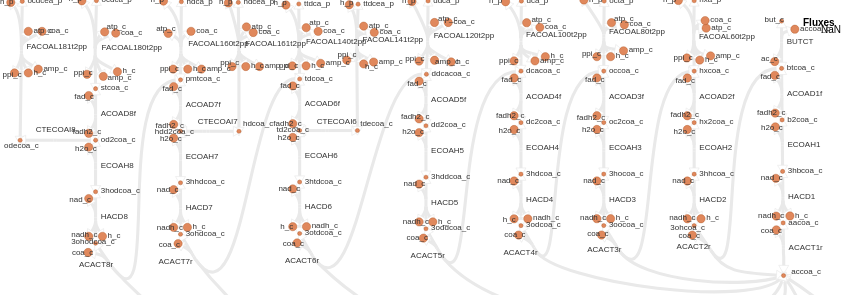

Vega-Lite specification stored for this chart:
### Vega specification from a JSON file in a GitHub repository (floating-point values rounded to 4 significant figures; data arrays with more than 128 entries replaced by an {"elided": "..."} marker saying what was removed)
{"$schema": "https://vega.github.io/schema/vega/v5.json", "width": 860, "height": 295.6, "padding": 0, "autosize": "none", "signals": [{"name": "mapMaxX", "value": 800}, {"name": "mapMaxY", "value": 275.6}, {"name": "legendWidth", "value": 40}, {"name": "legendPadding", "value": 20}, {"name": "signalHeight", "value": 20}, {"name": "signalPadding", "value": 0}, {"name": "metaboliteStrokeWidthData", "value": 0.3434}, {"name": "reactionStrokeWidthData", "value": 3.09}, {"name": "arrowHeadStrokeWidthData", "value": 0.1717}, {"name": "metaboliteFill", "value": "#e0885c"}, {"name": "metaboliteStroke", "value": "#a34610"}, {"name": "metaboliteLightFill", "value": "#F0C4AE"}, {"name": "metaboliteLightStroke", "value": "#D1A388"}, {"name": "labelColor", "value": "#333333"}, {"name": "reverseArrowHeadStrokeColor", "value": "#E9E9E9"}, {"name": "reverseArrowHeadFillColor", "value": "#ffffff"}, {"name": "hiddenColor", "value": "#E9E9E9"}, {"name": "Metabolite_labels", "value": true, "bind": {"input": "checkbox"}}, {"name": "Reaction_labels", "value": true, "bind": {"input": "checkbox"}}, {"name": "mapMaxWidth", "update": "width - legendWidth - legendPadding"}, {"name": "mapMaxHeight", "update": "height - signalHeight - signalPadding"}, {"name": "mapSize", "update": "mapMaxX / mapMaxWidth >  mapMaxY / mapMaxHeight ? [mapMaxWidth, mapMaxWidth / mapMaxX * mapMaxY] : [mapMaxHeight / mapMaxY * mapMaxX, mapMaxHeight]"}, {"name": "mapWidth", "update": "mapSize[0]"}, {"name": "mapHeight", "update": "mapSize[1]"}, {"name": "mapX", "update": "(mapMaxWidth - mapWidth)/2"}, {"name": "mapY", "update": "(mapMaxHeight - mapHeight)/2"}, {"name": "xrange", "update": "[mapX, mapWidth + mapX]"}, {"name": "yrange", "update": "[mapY, mapHeight + mapY]"}, {"name": "down", "value": null, "on": [{"events": "touchend", "update": "null"}, {"events": "mousedown, touchstart", "update": "xy()"}]}, {"name": "xcur", "value": null, "on": [{"events": "mousedown, touchstart, touchend", "update": "slice(xdom)"}]}, {"name": "ycur", "value": null, "on": [{"events": "mousedown, touchstart, touchend", "update": "slice(ydom)"}]}, {"name": "delta", "value": [0, 0], "on": [{"events": [{"source": "window", "type": "mousemove", "consume": true, "between": [{"type": "mousedown"}, {"source": "window", "type": "mouseup"}]}, {"type": "touchmove", "consume": true, "filter": "event.touches.length === 1"}], "update": "down ? [down[0]-x(), down[1]-y()] : [0,0]"}]}, {"name": "anchor", "value": [0, 0], "on": [{"events": "wheel", "update": "[invert('positionXScale', x()), invert('positionYScale', y())]"}, {"events": {"type": "touchstart", "filter": "event.touches.length===2"}, "update": "[(xdom[0] + xdom[1]) / 2, (ydom[0] + ydom[1]) / 2]"}]}, {"name": "zoom", "value": 1, "on": [{"events": "wheel!", "force": true, "update": "pow(1.001, event.deltaY * pow(16, event.deltaMode))"}, {"events": {"signal": "dist2"}, "force": true, "update": "dist1 / dist2"}]}, {"name": "dist1", "value": 0, "on": [{"events": {"type": "touchstart", "filter": "event.touches.length===2"}, "update": "pinchDistance(event)"}, {"events": {"signal": "dist2"}, "update": "dist2"}]}, {"name": "dist2", "value": 0, "on": [{"events": {"type": "touchmove", "consume": true, "filter": "event.touches.length===2"}, "update": "pinchDistance(event)"}]}, {"name": "xdom", "update": "slice([0, mapMaxX])", "on": [{"events": {"signal": "delta"}, "update": "[xcur[0] + span(xcur) * delta[0] / mapWidth, xcur[1] + span(xcur) * delta[0] / mapWidth]"}, {"events": {"signal": "zoom"}, "update": "[anchor[0] + (xdom[0] - anchor[0]) * zoom, anchor[0] + (xdom[1] - anchor[0]) * zoom]"}]}, {"name": "ydom", "update": "slice([0, mapMaxY])", "on": [{"events": {"signal": "delta"}, "update": "[ycur[0] + span(ycur) * delta[1] / mapHeight, ycur[1] + span(ycur) * delta[1] / mapHeight]"}, {"events": {"signal": "zoom"}, "update": "[anchor[1] + (ydom[0] - anchor[1]) * zoom, anchor[1] + (ydom[1] - anchor[1]) * zoom]"}]}, {"name": "currentZoom", "update": "(xrange[1] - xrange[0]) / (xdom[1] - xdom[0])"}, {"name": "hover", "value": null, "on": [{"events": "*:mouseover", "update": "item().datum"}, {"events": "*:mouseout", "update": "null"}]}], "data": [{"name": "metabolites", "values": {"elided": "165 records"}}, {"name": "reactionSegmentCoordinates", "values": {"elided": "309 records"}}, {"name": "reactionArrowHeadCoordinates", "values": {"elided": "217 records"}}, {"name": "reactionLabels", "values": [{"id": "2076260", "biggId": "FACOAL161t2pp", "x": 245.3, "y": 45.59, "reactionIds": [], "metaboliteIds": ["2078039", "2078031", "2078041", "2078035", "2078040", "2078038", "2078037", "2078036"], "relatedMetaboliteIds": []}, {"id": "2076261", "biggId": "CTECOAI6", "x": 316.8, "y": 123.7, "reactionIds": [], "metaboliteIds": ["2077867", "2078045"], "relatedMetaboliteIds": []}, {"id": "2076262", "biggId": "FACOAL141t2pp", "x": 362.6, "y": 42.35, "reactionIds": [], "metaboliteIds": ["2078045", "2078051", "2078054", "2078055", "2078049", "2078050", "2078053", "2078052"], "relatedMetaboliteIds": []}, {"id": "2076249", "biggId": "FACOAL180t2pp", "x": 101.6, "y": 49.97, "reactionIds": [], "metaboliteIds": ["2077928", "2077946", "2077945", "2077944", "2077947", "2077943", "2077941", "2077942"], "relatedMetaboliteIds": []}, {"id": "2076242", "biggId": "ACOAD7f", "x": 185.7, "y": 107.2, "reactionIds": [], "metaboliteIds": ["2077892", "2077897", "2077896", "2077898"], "relatedMetaboliteIds": []}, {"id": "2076240", "biggId": "HACD7", "x": 185.7, "y": 210.2, "reactionIds": [], "metaboliteIds": ["2077880", "2077887", "2077886", "2077884", "2077885"], "relatedMetaboliteIds": []}, {"id": "2076241", "biggId": "ECOAH7", "x": 185.7, "y": 158.7, "reactionIds": [], "metaboliteIds": ["2077892", "2077891", "2077887"], "relatedMetaboliteIds": []}, {"id": "2076246", "biggId": "ECOAH8", "x": 100.7, "y": 167.7, "reactionIds": [], "metaboliteIds": ["2077923", "2077924", "2077916"], "relatedMetaboliteIds": []}, {"id": "2076247", "biggId": "ACOAD8f", "x": 100.7, "y": 116.2, "reactionIds": [], "metaboliteIds": ["2077929", "2077928", "2077923", "2077930"], "relatedMetaboliteIds": []}, {"id": "2076244", "biggId": "ACACT8r", "x": 78.91, "y": 266.7, "reactionIds": [], "metaboliteIds": ["2077911", "2077906", "2077896", "2077725"], "relatedMetaboliteIds": []}, {"id": "2076245", "biggId": "HACD8", "x": 100.7, "y": 219.2, "reactionIds": [], "metaboliteIds": ["2077916", "2077918", "2077917", "2077906", "2077919"], "relatedMetaboliteIds": []}, {"id": "2076228", "biggId": "HACD4", "x": 526.1, "y": 201.6, "reactionIds": [], "metaboliteIds": ["2077811", "2077812", "2077809", "2077803", "2077810"], "relatedMetaboliteIds": []}, {"id": "2076229", "biggId": "ECOAH4", "x": 526.1, "y": 150.1, "reactionIds": [], "metaboliteIds": ["2077810", "2077817", "2077816"], "relatedMetaboliteIds": []}, {"id": "2076224", "biggId": "HACD3", "x": 608.9, "y": 201.5, "reactionIds": [], "metaboliteIds": ["2077784", "2077787", "2077786", "2077785", "2077779"], "relatedMetaboliteIds": []}, {"id": "2076225", "biggId": "ECOAH3", "x": 608.9, "y": 150.0, "reactionIds": [], "metaboliteIds": ["2077792", "2077787", "2077791"], "relatedMetaboliteIds": []}, {"id": "2076226", "biggId": "ACOAD3f", "x": 608.9, "y": 98.54, "reactionIds": [], "metaboliteIds": ["2077796", "2077797", "2077798", "2077791"], "relatedMetaboliteIds": []}, {"id": "2076227", "biggId": "ACACT4r", "x": 503.4, "y": 254.5, "reactionIds": [], "metaboliteIds": ["2077725", "2077797", "2077804", "2077803"], "relatedMetaboliteIds": []}, {"id": "2076220", "biggId": "HACD2", "x": 699.3, "y": 201.6, "reactionIds": [], "metaboliteIds": ["2077755", "2077759", "2077762", "2077761", "2077760"], "relatedMetaboliteIds": []}, {"id": "2076221", "biggId": "ECOAH2", "x": 699.3, "y": 150.1, "reactionIds": [], "metaboliteIds": ["2077759", "2077766", "2077767"], "relatedMetaboliteIds": []}, {"id": "2076222", "biggId": "ACOAD2f", "x": 699.3, "y": 98.59, "reactionIds": [], "metaboliteIds": ["2077772", "2077771", "2077767", "2077773"], "relatedMetaboliteIds": []}, {"id": "2076223", "biggId": "ACACT3r", "x": 587.2, "y": 251.7, "reactionIds": [], "metaboliteIds": ["2077772", "2077778", "2077725", "2077779"], "relatedMetaboliteIds": []}, {"id": "2076215", "biggId": "ACACT1r", "x": 788.6, "y": 250.4, "reactionIds": [], "metaboliteIds": ["2077729", "2077730", "2077725"], "relatedMetaboliteIds": []}, {"id": "2076217", "biggId": "ECOAH1", "x": 787.5, "y": 147.4, "reactionIds": [], "metaboliteIds": ["2077742", "2077741", "2077734"], "relatedMetaboliteIds": []}, {"id": "2076216", "biggId": "HACD1", "x": 788.0, "y": 198.9, "reactionIds": [], "metaboliteIds": ["2077736", "2077729", "2077735", "2077737", "2077734"], "relatedMetaboliteIds": []}, {"id": "2076259", "biggId": "CTECOAI7", "x": 197.7, "y": 124.4, "reactionIds": [], "metaboliteIds": ["2077892", "2078031"], "relatedMetaboliteIds": []}, {"id": "2076258", "biggId": "FACOAL181t2pp", "x": 26.58, "y": 49.06, "reactionIds": [], "metaboliteIds": ["2078022", "2078026", "2078017", "2078024", "2078021", "2078027", "2078023", "2078025"], "relatedMetaboliteIds": []}, {"id": "2076255", "biggId": "FACOAL60t2pp", "x": 698.9, "y": 38.69, "reactionIds": [], "metaboliteIds": ["2077772", "2078001", "2078004", "2078002", "2078006", "2078003", "2078005", "2078007"], "relatedMetaboliteIds": []}, {"id": "2076254", "biggId": "FACOAL80t2pp", "x": 608.9, "y": 34.03, "reactionIds": [], "metaboliteIds": ["2077997", "2077996", "2077991", "2077993", "2077992", "2077994", "2077797", "2077995"], "relatedMetaboliteIds": []}, {"id": "2076257", "biggId": "CTECOAI8", "x": 35.66, "y": 132.5, "reactionIds": [], "metaboliteIds": ["2078017", "2077923"], "relatedMetaboliteIds": []}, {"id": "2076256", "biggId": "BUTCT", "x": 786.7, "y": 44.37, "reactionIds": [], "metaboliteIds": ["2078012", "2078013", "2077746", "2078011"], "relatedMetaboliteIds": []}, {"id": "2076251", "biggId": "FACOAL140t2pp", "x": 306.0, "y": 44.07, "reactionIds": [], "metaboliteIds": ["2077961", "2077963", "2077967", "2077964", "2077965", "2077873", "2077962", "2077966"], "relatedMetaboliteIds": []}, {"id": "2076250", "biggId": "FACOAL160t2pp", "x": 188.2, "y": 46.48, "reactionIds": [], "metaboliteIds": ["2077955", "2077957", "2077951", "2077953", "2077956", "2077952", "2077896", "2077954"], "relatedMetaboliteIds": []}, {"id": "2076253", "biggId": "FACOAL100t2pp", "x": 526.1, "y": 37.44, "reactionIds": [], "metaboliteIds": ["2077985", "2077822", "2077987", "2077982", "2077983", "2077986", "2077981", "2077984"], "relatedMetaboliteIds": []}, {"id": "2076252", "biggId": "FACOAL120t2pp", "x": 433.6, "y": 37.64, "reactionIds": [], "metaboliteIds": ["2077975", "2077973", "2077972", "2077977", "2077976", "2077971", "2077853", "2077974"], "relatedMetaboliteIds": []}, {"id": "2076219", "biggId": "ACACT2r", "x": 676.6, "y": 249.3, "reactionIds": [], "metaboliteIds": ["2077755", "2077746", "2077753", "2077725"], "relatedMetaboliteIds": []}, {"id": "2076218", "biggId": "ACOAD1f", "x": 787.0, "y": 95.88, "reactionIds": [], "metaboliteIds": ["2077742", "2077746", "2077747", "2077748"], "relatedMetaboliteIds": []}, {"id": "2076239", "biggId": "ACACT7r", "x": 158.5, "y": 264.4, "reactionIds": [], "metaboliteIds": ["2077725", "2077873", "2077878", "2077880"], "relatedMetaboliteIds": []}, {"id": "2076238", "biggId": "ACOAD6f", "x": 304.8, "y": 106.5, "reactionIds": [], "metaboliteIds": ["2077871", "2077873", "2077867", "2077872"], "relatedMetaboliteIds": []}, {"id": "2076237", "biggId": "ECOAH6", "x": 304.8, "y": 158.0, "reactionIds": [], "metaboliteIds": ["2077866", "2077867", "2077860"], "relatedMetaboliteIds": []}, {"id": "2076236", "biggId": "HACD6", "x": 304.8, "y": 209.5, "reactionIds": [], "metaboliteIds": ["2077859", "2077860", "2077862", "2077861", "2077835"], "relatedMetaboliteIds": []}, {"id": "2076235", "biggId": "ACOAD5f", "x": 431.1, "y": 101.7, "reactionIds": [], "metaboliteIds": ["2077849", "2077853", "2077854", "2077855"], "relatedMetaboliteIds": []}, {"id": "2076234", "biggId": "ECOAH5", "x": 431.1, "y": 153.2, "reactionIds": [], "metaboliteIds": ["2077841", "2077848", "2077849"], "relatedMetaboliteIds": []}, {"id": "2076233", "biggId": "HACD5", "x": 431.1, "y": 204.7, "reactionIds": [], "metaboliteIds": ["2077843", "2077841", "2077844", "2077842", "2077828"], "relatedMetaboliteIds": []}, {"id": "2076232", "biggId": "ACACT6r", "x": 284.9, "y": 263.2, "reactionIds": [], "metaboliteIds": ["2077836", "2077853", "2077835", "2077725"], "relatedMetaboliteIds": []}, {"id": "2076231", "biggId": "ACACT5r", "x": 410.6, "y": 258.5, "reactionIds": [], "metaboliteIds": ["2077822", "2077828", "2077725", "2077829"], "relatedMetaboliteIds": []}, {"id": "2076230", "biggId": "ACOAD4f", "x": 526.1, "y": 98.6, "reactionIds": [], "metaboliteIds": ["2077822", "2077823", "2077821", "2077817"], "relatedMetaboliteIds": []}]}, {"sedmlUri": ["simulation.sedml", "reaction_fluxes"], "name": "reactionFluxes"}, {"name": "metabolitesScaled", "source": "metabolites", "transform": [{"type": "formula", "expr": "datum.biggId + ': ' + datum.name", "as": "idName"}, {"type": "formula", "expr": "scale('positionXScale', datum.x)", "as": "xScaled"}, {"type": "formula", "expr": "scale('positionYScale', datum.y)", "as": "yScaled"}, {"type": "formula", "expr": "datum.size * currentZoom", "as": "sizeScaled"}, {"type": "formula", "expr": "metaboliteStrokeWidthData * currentZoom", "as": "strokeWidthScaled"}, {"type": "formula", "expr": "hover ? (hover.id == datum.id ? metaboliteFill : (indexof(hover.metaboliteIds, datum.id) >= 0 ? metaboliteFill : (indexof(hover.relatedMetaboliteIds, datum.id) >= 0 ? metaboliteLightFill : hiddenColor))) : metaboliteFill", "as": "fill"}, {"type": "formula", "expr": "hover ? (hover.id == datum.id ? metaboliteStroke : (indexof(hover.metaboliteIds, datum.id) >= 0 ? metaboliteStroke : (indexof(hover.relatedMetaboliteIds, datum.id) >= 0 ? metaboliteLightStroke : hiddenColor))) : metaboliteStroke", "as": "stroke"}]}, {"name": "metaboliteLabelsVisibleScaled", "source": "metabolites", "transform": [{"type": "filter", "expr": "Metabolite_labels"}, {"type": "formula", "expr": "scale('positionXScale', datum.labelX)", "as": "labelXScaled"}, {"type": "formula", "expr": "scale('positionYScale', datum.labelY)", "as": "labelYScaled"}, {"type": "formula", "expr": "8 * currentZoom", "as": "fontSizeScaled"}, {"type": "formula", "expr": "hover ? (hover.id == datum.id ? labelColor : (indexof(hover.metaboliteIds, datum.id) >= 0 ? labelColor : (indexof(hover.relatedMetaboliteIds, datum.id) >= 0 ? labelColor : hiddenColor))) : labelColor", "as": "fill"}]}, {"name": "reactionAbsFluxes", "source": "reactionFluxes", "transform": [{"type": "formula", "expr": "datum.values[0]", "as": "flux"}, {"type": "formula", "expr": "abs(datum.flux)", "as": "absFlux"}]}, {"name": "reactionSegmentPathsAndFluxesScaled", "source": "reactionSegmentCoordinates", "transform": [{"type": "lookup", "from": "reactionAbsFluxes", "key": "label", "fields": ["biggId"], "values": ["flux", "absFlux"], "as": ["flux", "absFlux"]}, {"type": "formula", "expr": "datum.biggId + ': ' + datum.name + ' (' + (datum.flux == 0 ? '0' : format(datum.flux / floor(log(datum.absFlux)/LN10), '.3') + ' x 10^' + toString(floor(log(datum.absFlux)/LN10))) + ')'", "as": "idNameFlux"}, {"type": "formula", "expr": "[datum.id]", "as": "reactionIds"}, {"type": "formula", "expr": "scale('positionXScale', datum.x0)", "as": "x0Scaled"}, {"type": "formula", "expr": "scale('positionYScale', datum.y0)", "as": "y0Scaled"}, {"type": "formula", "expr": "scale('positionXScale', datum.x1)", "as": "x1Scaled"}, {"type": "formula", "expr": "scale('positionYScale', datum.y1)", "as": "y1Scaled"}, {"type": "formula", "expr": "scale('positionXScale', datum.x2)", "as": "x2Scaled"}, {"type": "formula", "expr": "scale('positionYScale', datum.y2)", "as": "y2Scaled"}, {"type": "formula", "expr": "scale('positionXScale', datum.x3)", "as": "x3Scaled"}, {"type": "formula", "expr": "scale('positionYScale', datum.y3)", "as": "y3Scaled"}, {"type": "formula", "expr": "datum.type === 'line' ? ('M' + toString(datum.x0Scaled) + ',' + toString(datum.y0Scaled) + 'L' + toString(datum.x1Scaled) + ',' + toString(datum.y1Scaled)) : ('M' + toString(datum.x0Scaled) + ',' + toString(datum.y0Scaled) + 'C' + toString(datum.x1Scaled) + ',' + toString(datum.y1Scaled) + ' ' + toString(datum.x2Scaled) + ',' + toString(datum.y2Scaled) + ' ' + toString(datum.x3Scaled) + ',' + toString(datum.y3Scaled))", "as": "path"}, {"type": "formula", "expr": "reactionStrokeWidthData * currentZoom", "as": "strokeWidthScaled"}, {"type": "formula", "expr": "hover ? (hover.biggId == datum.biggId || indexof(hover.reactionIds, datum.id) >= 0 ? (datum.absFlux != null ? scale('reactionFluxColorScale', datum.absFlux) : hiddenColor) : hiddenColor) : (datum.absFlux != null ? scale('reactionFluxColorScale', datum.absFlux) : hiddenColor)", "as": "stroke"}]}, {"name": "reactionArrowHeadsAndFluxesScaled", "source": "reactionArrowHeadCoordinates", "transform": [{"type": "lookup", "from": "reactionAbsFluxes", "key": "biggId", "fields": ["biggId"], "values": ["flux", "absFlux"], "as": ["flux", "absFlux"]}, {"type": "formula", "expr": "datum.biggId + ': ' + datum.name + ' (' + (datum.flux == 0 ? '0' : format(datum.flux / floor(log(datum.absFlux)/LN10), '.3') + ' x 10^' + toString(floor(log(datum.absFlux)/LN10))) + ')'", "as": "idNameFlux"}, {"type": "formula", "expr": "[datum.id]", "as": "reactionIds"}, {"type": "formula", "expr": "scale('positionXScale', datum.x)", "as": "xScaled"}, {"type": "formula", "expr": "scale('positionYScale', datum.y)", "as": "yScaled"}, {"type": "formula", "expr": "100 * currentZoom", "as": "sizeScaled"}, {"type": "formula", "expr": "hover ? (hover.biggId == datum.biggId || indexof(hover.reactionIds, datum.id) >= 0 ? (((datum.start && datum.flux > 0) || (!datum.start && datum.flux < 0)) ? (datum.absFlux != null ? scale('reactionFluxColorScale', datum.absFlux) : hiddenColor) : reverseArrowHeadFillColor) : hiddenColor) : (((datum.start && datum.flux > 0) || (!datum.start && datum.flux < 0)) ? (datum.absFlux != null ? scale('reactionFluxColorScale', datum.absFlux) : hiddenColor) : reverseArrowHeadFillColor)", "as": "fill"}, {"type": "formula", "expr": "hover ? (hover.biggId == datum.biggId || indexof(hover.reactionIds, datum.id) >= 0 ? (((datum.start && datum.flux > 0) || (!datum.start && datum.flux < 0)) ? null : reverseArrowHeadStrokeColor) : reverseArrowHeadStrokeColor) : (((datum.start && datum.flux > 0) || (!datum.start && datum.flux < 0)) ? null : reverseArrowHeadStrokeColor)", "as": "stroke"}, {"type": "formula", "expr": "arrowHeadStrokeWidthData * 4 * currentZoom", "as": "strokeWidthScaled"}]}, {"name": "reactionLabelsVisibleScaled", "source": "reactionLabels", "transform": [{"type": "filter", "expr": "Reaction_labels"}, {"type": "formula", "expr": "scale('positionXScale', datum.x)", "as": "xScaled"}, {"type": "formula", "expr": "scale('positionYScale', datum.y)", "as": "yScaled"}, {"type": "formula", "expr": "8 * currentZoom", "as": "fontSizeScaled"}, {"type": "formula", "expr": "hover ? (hover.biggId == datum.biggId || indexof(hover.reactionIds, datum.id) >= 0 ? labelColor : hiddenColor) : labelColor", "as": "fill"}]}], "scales": [{"name": "positionXScale", "type": "linear", "domain": {"signal": "xdom"}, "range": {"signal": "xrange"}, "zero": false}, {"name": "positionYScale", "type": "linear", "domain": {"signal": "ydom"}, "range": {"signal": "yrange"}, "zero": false}, {"name": "reactionFluxColorScale", "type": "quantize", "domain": {"data": "reactionAbsFluxes", "field": "absFlux"}, "range": {"scheme": "viridis", "count": 100}}], "marks": [{"name": "Reactions", "type": "path", "from": {"data": "reactionSegmentPathsAndFluxesScaled"}, "encode": {"enter": {"tooltip": {"field": "idNameFlux"}}, "update": {"path": {"field": "path"}, "stroke": {"field": "stroke"}, "strokeWidth": {"field": "strokeWidthScaled"}}}}, {"name": "ReactionsArrowHeads", "type": "symbol", "from": {"data": "reactionArrowHeadsAndFluxesScaled"}, "encode": {"enter": {"shape": {"value": "triangle"}, "angle": {"field": "angle"}, "tooltip": {"field": "idNameFlux"}}, "update": {"x": {"field": "xScaled"}, "y": {"field": "yScaled"}, "size": {"field": "sizeScaled"}, "fill": {"field": "fill"}, "stroke": {"field": "stroke"}, "strokeWidth": {"field": "strokeWidthScaled"}}}}, {"name": "Metabolites", "type": "symbol", "from": {"data": "metabolitesScaled"}, "interactive": true, "encode": {"enter": {"shape": {"value": "circle"}, "tooltip": {"field": "idName"}}, "update": {"xc": {"field": "xScaled"}, "yc": {"field": "yScaled"}, "size": {"field": "sizeScaled"}, "fill": {"field": "fill"}, "stroke": {"field": "stroke"}, "strokeWidth": {"field": "strokeWidthScaled"}}}}, {"name": "Metabolites labels", "type": "text", "from": {"data": "metaboliteLabelsVisibleScaled"}, "encode": {"enter": {"text": {"field": "biggId"}, "align": {"value": "left"}}, "update": {"x": {"field": "labelXScaled"}, "y": {"field": "labelYScaled"}, "fontSize": {"field": "fontSizeScaled"}, "fill": {"field": "fill"}}}}, {"name": "Reaction labels", "type": "text", "from": {"data": "reactionLabelsVisibleScaled"}, "encode": {"enter": {"text": {"field": "biggId"}, "align": {"value": "left"}}, "update": {"x": {"field": "xScaled"}, "y": {"field": "yScaled"}, "fontSize": {"field": "fontSizeScaled"}, "fill": {"field": "fill"}}}}], "legends": [{"fill": "reactionFluxColorScale", "type": "gradient", "title": "Fluxes", "titleFontSize": 10, "titlePadding": 2, "titleAlign": "left", "orient": "top-right", "direction": "vertical"}]}
